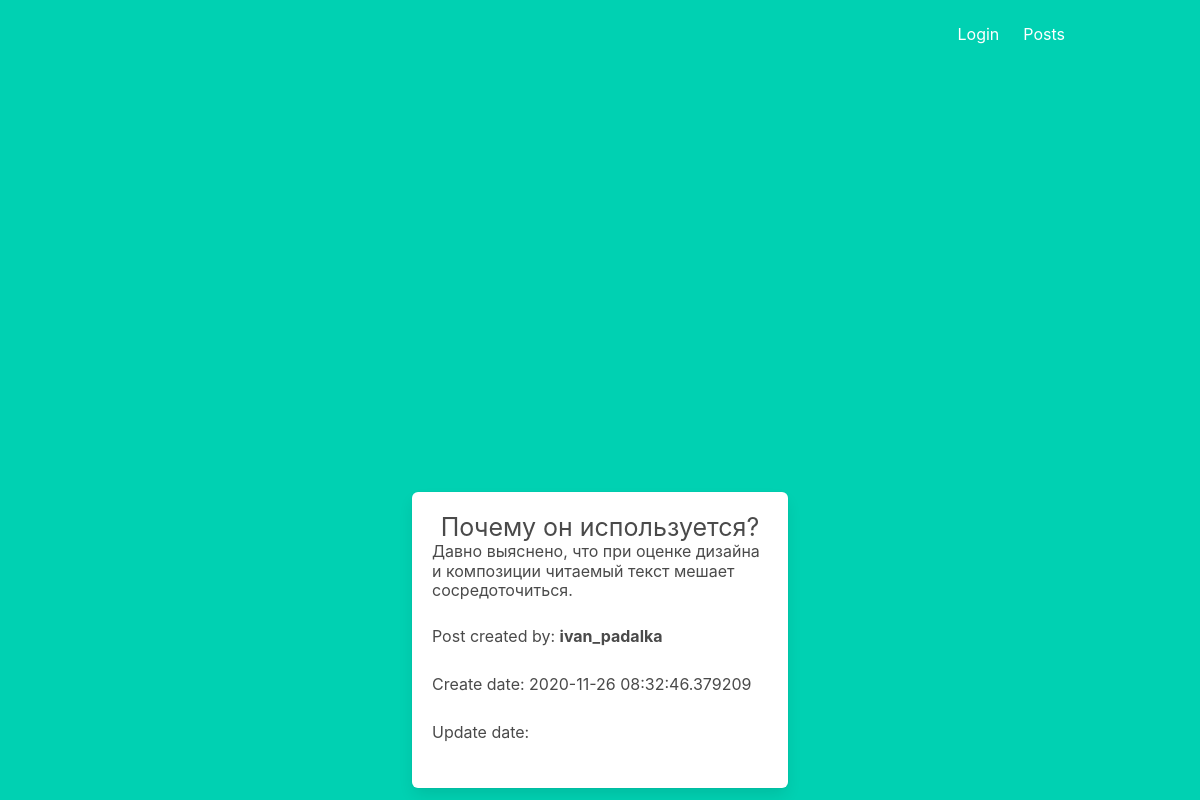
The app's page /post/4 with its own data.
### app/models.py (models this page shows, shortened)
class Post(db.Model):
    id = db.Column(db.Integer, primary_key=True)
    title = db.Column(db.String(100), nullable=False)
    body = db.Column(db.String(140))
    timestamp = db.Column(db.DateTime, index=True, default=datetime.utcnow)
    user_id = db.Column(db.Integer, db.ForeignKey('user.id'))

class User(UserMixin, db.Model):
    id = db.Column(db.Integer, primary_key=True)
    username = db.Column(db.String(64), index=True, unique=True)
    email = db.Column(db.String(120), index=True, unique=True)
    image_file = db.Column(db.String(20), nullable=False, default = 'default.jpg')
    about_me = db.Column(db.String(200), nullable=True)
    last_seen = db.Column(db.DateTime, default=datetime.utcnow)
    password_hash = db.Column(db.String(128))
    posts = db.relationship('Post', backref='author', lazy='dynamic')

### app/views.py (the view)
@app.route('/post/<int:id>')
def post(id):
    post = Post.query.filter_by(id=id).first()
    return render_template('post.html', post=post)

### app/views.py (called while the page is built)
@app.before_request
def before_request():
    if current_user.is_authenticated:
        current_user.last_seen = datetime.utcnow()
        db.session.commit()

### app/templates/post.html (shortened to what this page needs)
{% extends "base.html" %}
{% block content %}
<div class="column is-4 is-offset-4">
<div class="box">
        <div class="text-center">
                <h1 style="font-size: 25px;">{{post.title}}</h1>
                <h5 style="text-align: left;">{{post.body}}</h5><br>
                <inline><p style="text-align: left;">Post created by: <strong>{{ post.author.username }}</strong></p></inline> <br>
                <inline><p style="text-align: left;"> Create date: {{post.timestamp}}</p></inline><br>
                <inline><p style="text-align: left;">Update date: {{post.update_time}}</p></inline><br>
        </div>
</div>
</div>
{% endblock %}

### app/static/styles/style.css (style rules this page uses)
h1 { text-align: center; }

### records on screen
Post: title "Почему он используется?", body "Давно выяснено, что при оценке дизайна и композиции читаемый текст мешает сосредоточиться.", timestamp "2020-11-26 08:32:46.379209"
User: author.username "ivan_padalka"
